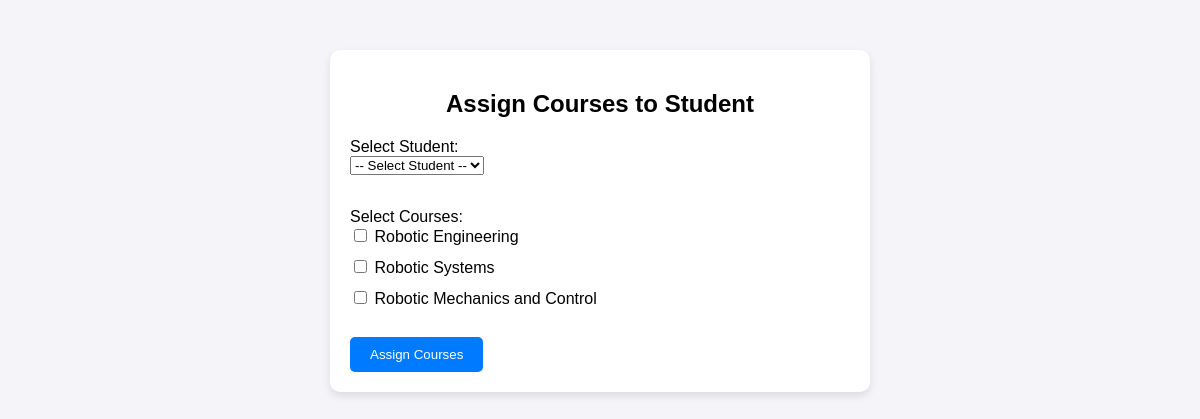
/php/test.php (signed in), run on the app's committed database.
### tables this page shows
CREATE TABLE `course` (
  `ID` int(11) NOT NULL,
  `NAME` varchar(50) DEFAULT NULL,
  `DEPARTMENT_NAME` varchar(50) DEFAULT NULL,
  `START_DATE` date DEFAULT NULL,
  `END_DATE` date DEFAULT NULL,
  `CODE` varchar(50) DEFAULT NULL,
  `status` enum('not-started','start','in-progress','ended') DEFAULT 'not-started'
);

### php/test.php (the view, shortened to what this page needs)
<?php
$conn = db_connect();
$courses_result = $conn->query("SELECT id, name FROM course");
?>
<!DOCTYPE html>
<html lang="en">
<head>
</head>
<body>
    <div class="container">
        <h2>Assign Courses to Student</h2>
        <form method="POST" action="">
            <label for="student_id">Select Student:</label><br>
            <select name="student_id" id="student_id" required>
                <option value="">-- Select Student --</option>
            </select>
            <br><br>
            <label>Select Courses:</label><br>
            <?php while ($course = $courses_result->fetch_assoc()): ?>
                <input type="checkbox" name="course_ids[]" value="<?php echo $course['id']; ?>">
                <?php echo $course['name']; ?><br>
            <?php endwhile; ?>
            <br>
            <input type="submit" name="assign_courses" value="Assign Courses">
        </form>
    </div>
</body>
</html>

### php/test.php (style rules this page uses)
body { font-family: Arial, sans-serif; background-color: #f4f4f9; margin: 0; padding: 0; }
.container { max-width: 500px; margin: 50px auto; background: #fff; padding: 20px; border-radius: 10px; box-shadow: 0 4px 8px rgba(0, 0, 0, 0.1); }
h2 { text-align: center; margin-bottom: 20px; }
select, input[type="checkbox"] { margin-bottom: 15px; }
input[type="submit"] { background-color: #007bff; color: #fff; border: none; padding: 10px 20px; cursor: pointer; border-radius: 5px; }

### data on the page
course: NAME "Robotic Engineering"
course: NAME "Robotic Systems"
course: NAME "Robotic Mechanics and Control"
